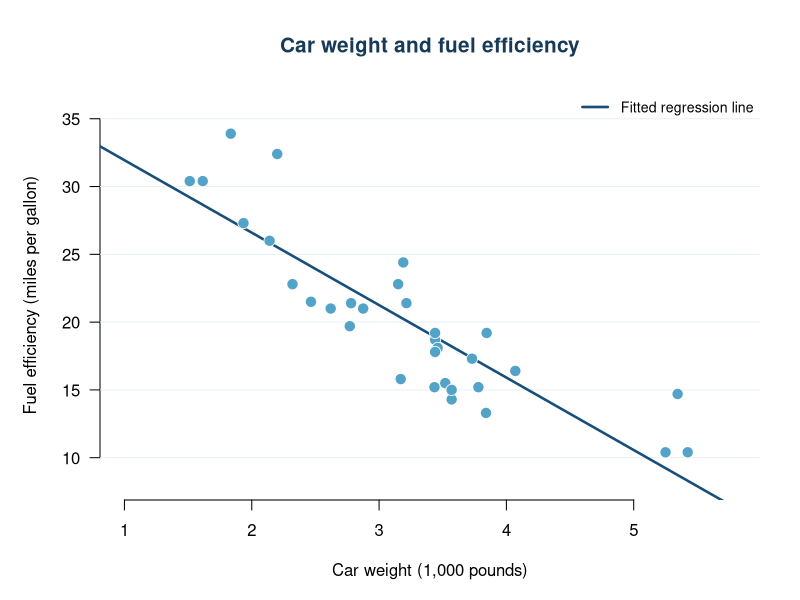

Recreate this plot in R.
# How is car weight related to fuel efficiency?
# This project uses mtcars, a dataset included with R.

# 1. Explore the data
data("mtcars", package = "datasets")
cars <- mtcars

cat("Number of cars:", nrow(cars), "\n\n")
print(head(cars[, c("wt", "mpg")]))

# wt is measured in 1,000 pounds; mpg is miles per US gallon.

# 2. Fit a simple linear regression
model <- lm(mpg ~ wt, data = cars)
cat("\nLinear regression results:\n")
print(summary(model))

# 3. Save a scatterplot with the fitted regression line
dir.create("figures", showWarnings = FALSE)
svg("figures/weight_vs_mpg.svg", width = 9, height = 6, bg = "white")

par(mar = c(5, 5, 4.5, 2), bty = "n", las = 1, family = "sans")
plot(cars$wt, cars$mpg,
     type = "n", xlim = c(1, 5.8), ylim = c(8, 36),
     xlab = "Car weight (1,000 pounds)",
     ylab = "Fuel efficiency (miles per gallon)",
     main = "Car weight and fuel efficiency",
     cex.main = 1.25, col.main = "#173A58")
abline(h = seq(10, 35, by = 5), col = "#E9F0F4", lwd = 1)
abline(model, col = "#174E7A", lwd = 2.5)
points(cars$wt, cars$mpg, pch = 21, bg = "#53A3C9",
       col = "white", cex = 1.5, lwd = 0.8)
legend("topright", legend = "Fitted regression line", lty = 1,
       col = "#174E7A", lwd = 2.5, bty = "n", cex = 0.85)
dev.off()

cat("\nPlot saved to figures/weight_vs_mpg.svg\n")
